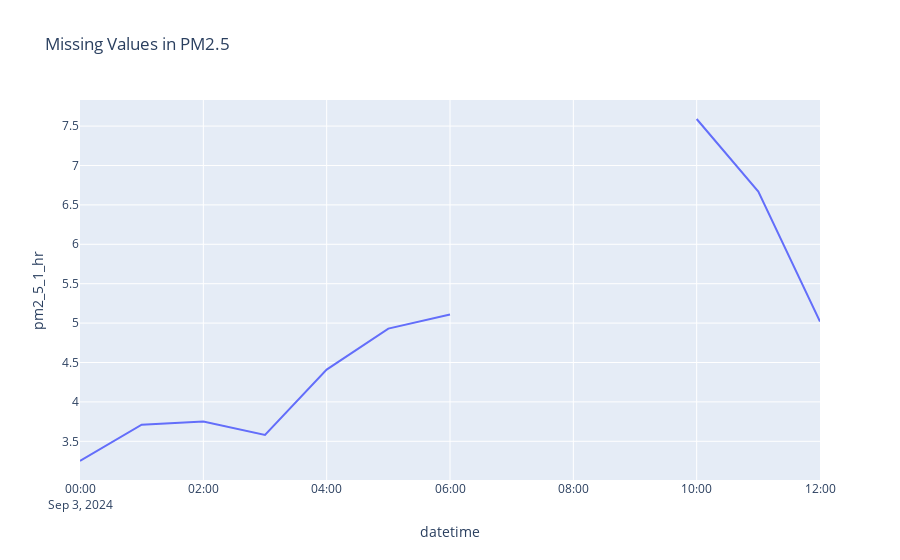

The notebook cell saved with this chart:
### Markdown cell above
missing values en "2024-08-30 7:00":"2024-09-03 09:00"

### Code cell
df = df.loc["2024-09-03":"2024-09-03 12:00", "pm2_5_1_hr"].to_frame()
fig = px.line(df, x=df.index, y="pm2_5_1_hr", title="Missing Values in PM2.5")
fig.show()

### Figure 1 — Plotly figure (JSON) as saved in the notebook; plotly's stock layout.template omitted (floating-point values rounded to 4 significant figures)
{"data": [{"hovertemplate": "datetime=%{x}<br>pm2_5_1_hr=%{y}<extra></extra>", "legendgroup": "", "line": {"color": "#636efa", "dash": "solid"}, "marker": {"symbol": "circle"}, "mode": "lines", "name": "", "orientation": "v", "showlegend": false, "type": "scatter", "x": ["2024-09-03T00:00:00", "2024-09-03T01:00:00", "2024-09-03T02:00:00", "2024-09-03T03:00:00", "2024-09-03T04:00:00", "2024-09-03T05:00:00", "2024-09-03T06:00:00", "2024-09-03T07:00:00", "2024-09-03T08:00:00", "2024-09-03T09:00:00", "2024-09-03T10:00:00", "2024-09-03T11:00:00", "2024-09-03T12:00:00"], "xaxis": "x", "y": [3.25, 3.71, 3.75, 3.58, 4.41, 4.93, 5.11, null, null, null, 7.59, 6.67, 5.02], "yaxis": "y"}], "layout": {"legend": {"tracegroupgap": 0}, "title": {"text": "Missing Values in PM2.5"}, "xaxis": {"anchor": "y", "domain": [0, 1], "title": {"text": "datetime"}}, "yaxis": {"anchor": "x", "domain": [0, 1], "title": {"text": "pm2_5_1_hr"}}}}
